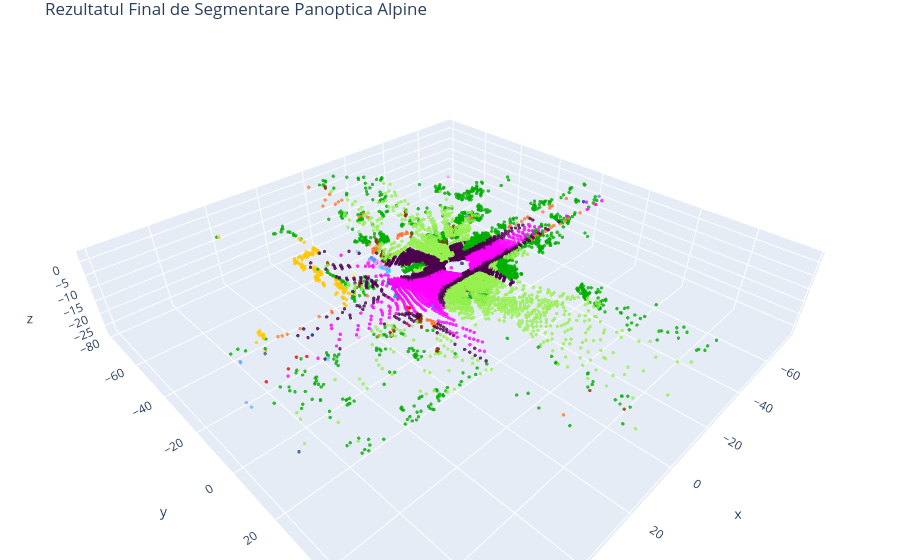

Notebook code for this chart:
### Markdown cell above
Culorile semantice originale pentru toate clasele 'stuff' sunt menținute, și doar culorile pentru instanțele 'thing' sunt schimbate astfel încât fiecare instanță (de exemplu, mașini individuale) primește o nuanță aleatorie plus un identificator unic pentru a le separa vizual una de alta.

### Code cell
# Gruparea instantelor dupa clasa lor semantica pentru a genera variatii a culorii de baza 
from collections import defaultdict
sem_to_insts = defaultdict(set)
for sem, inst in zip(per_point_pred, inst_pred):
    if inst > 0:
        sem_to_insts[sem].add(inst)

inst_color_dict = {}
np.random.seed(42)
for sem, insts in sem_to_insts.items():
    base_color = COLOR_MAP[sem]
    for inst in insts:
        if len(insts) == 1:
            inst_color_dict[inst] = f"rgb({base_color[0]},{base_color[1]},{base_color[2]})"
        else:
            # Generarea variatiilor distincte pentru culoarea semantica de baza
            noise = np.random.randint(-50, 50, size=3)
            factor = np.random.uniform(0.6, 1.4)
            new_color = np.clip(np.array(base_color) * factor + noise, 0, 255).astype(int)
            inst_color_dict[inst] = f"rgb({new_color[0]},{new_color[1]},{new_color[2]})"

panoptic_colors = []
panoptic_hover = []

for sem, inst in zip(per_point_pred, inst_pred):
    class_name = CLASSES.get(sem, 'Unknown').title()
    if inst > 0:
        panoptic_colors.append(inst_color_dict[inst])
        panoptic_hover.append(f"Clasa: {class_name} | ID Instanta: {inst}")
    else:
        panoptic_colors.append(f"rgb({COLOR_MAP[sem][0]},{COLOR_MAP[sem][1]},{COLOR_MAP[sem][2]})")
        panoptic_hover.append(f"Clasa: {class_name}")

plot_point_cloud(xyz, panoptic_colors, "Rezultatul Final de Segmentare Panoptica Alpine", hover_texts=panoptic_hover)

### Figure 1 — Plotly figure (JSON) as saved in the notebook; plotly's stock layout.template omitted (floating-point values rounded to 4 significant figures; data arrays with more than 128 entries replaced by an {"elided": "..."} marker saying what was removed)
{"data": [{"hoverinfo": "text", "marker": {"color": {"elided": "12339 str values"}, "opacity": 0.8, "size": 2}, "mode": "markers", "text": {"elided": "12339 str values"}, "type": "scatter3d", "x": {"elided": "12339 float values"}, "y": {"elided": "12339 float values"}, "z": {"elided": "12339 float values"}}], "layout": {"margin": {"b": 0, "l": 0, "r": 0, "t": 30}, "scene": {"aspectmode": "data"}, "title": {"text": "Rezultatul Final de Segmentare Panoptica Alpine"}}}
